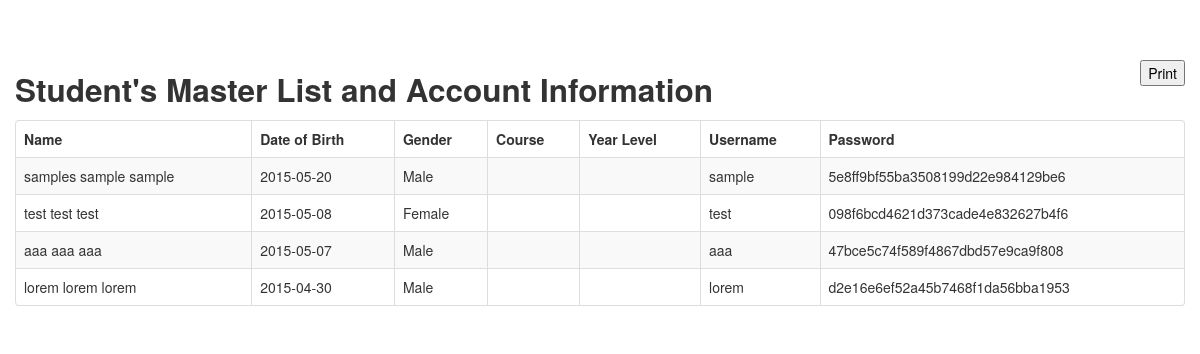
/admin/students/report.php, run on an earlier commit of the app's database.
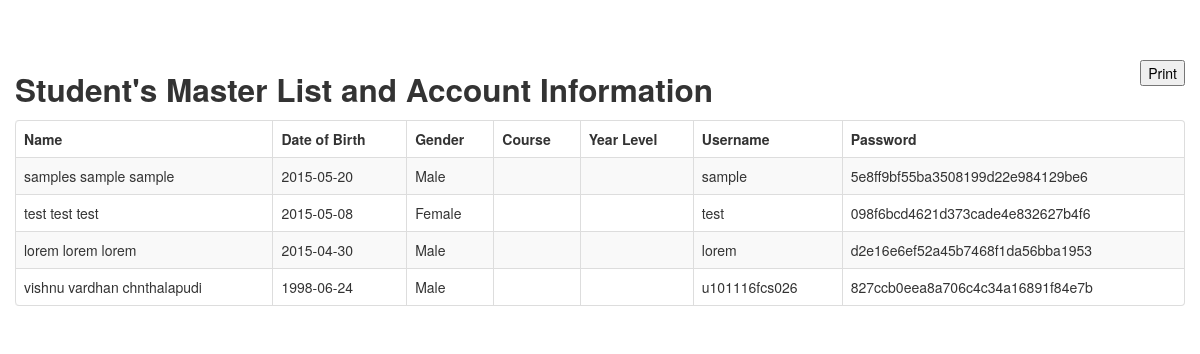
And on a later commit of the database.
### tables this page shows
CREATE TABLE IF NOT EXISTS `tbl_user` (
  `user_Id` int(11) NOT NULL AUTO_INCREMENT,
  `fname` varchar(255) DEFAULT NULL,
  `mname` varchar(255) DEFAULT NULL,
  `lname` varchar(255) DEFAULT NULL,
  `dob` date DEFAULT NULL,
  `gender` varchar(255) DEFAULT NULL,
  `username` varchar(255) DEFAULT NULL,
  `password` varchar(255) DEFAULT NULL,
  PRIMARY KEY (`user_Id`)
);

### admin/students/report.php (the view, shortened to what this page needs)
<!DOCTYPE html>
<html>
<head>
	    <link href="../../bootstrap/css/bootstrap.min.css" rel="stylesheet" media="screen">
        <link href="../../bootstrap/css/bootstrap-responsive.min.css" rel="stylesheet" media="screen">
</head>
<body>
<div class="container" style="margin:5% auto;">
	 <button class='pull-right'onclick=window.print() id='print-button'>Print</button>
	 <h2>Student's Master List and Account Information</h2>
	  <table class="table table-striped table-bordered" id="example2">
                                        <thead>
                                        <tr>
                                            <th>Name</th>
                                            <th>Date of Birth</th>
                                            <th>Gender</th>
                                            <th>Course</th>
                                            <th>Year Level</th>
                                            <th>Username</th>
                                            <th>Password</th>
                                        </tr>
                                    </thead>
                                    <tbody>
                                      <?php
                                        $sql = "SELECT * FROM `tbl_user` ";
                                        $run = mysql_query($sql);
                                        while($row=mysql_fetch_array($run)){
                                            echo '<tr class="odd gradeX" id="rec">';?>
                                           <?php
                                            echo "<td>".$row['fname']." ".$row['mname']." ".$row['lname']."</td>";
                                            echo "<td>".$row['dob']."</td>";
                                            echo "<td>".$row['gender']."</td>";
                                            echo "<td>".$row['course']."</td>";
                                            echo "<td>".$row['yrlvl']."</td>";
                                            echo "<td>".$row['username']."</td>";
                                            echo "<td>".$row['password']."</td>";
                                            echo "</tr>";
                                        }
                                        ?>
                                    </tbody>
                                    </table>
</div>
</body>
</html>

What changed in the data, as far as the page shows it:
removed tbl_user: fname "aaa", mname "aaa", lname "aaa", dob "2015-05-07", gender "Male", username "aaa", password "47bce5c74f589f4867dbd57e9ca9f808"
added tbl_user: fname "vishnu", mname "vardhan", lname "chnthalapudi", dob "1998-06-24", gender "Male", username "u101116fcs026", password "827ccb0eea8a706c4c34a16891f84e7b"
